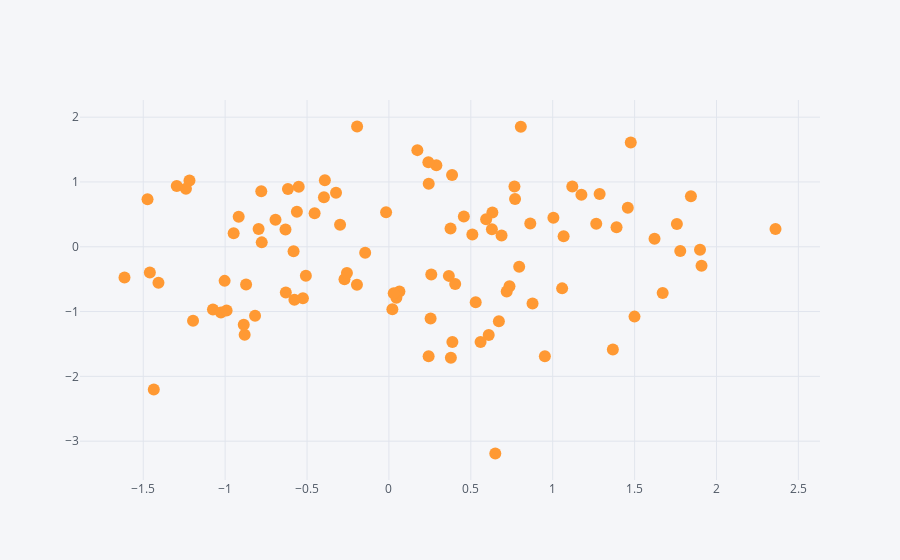

Source (notebook cell):
### Code cell
df.iplot(kind='scatter',x='A',y='B',mode='markers')
